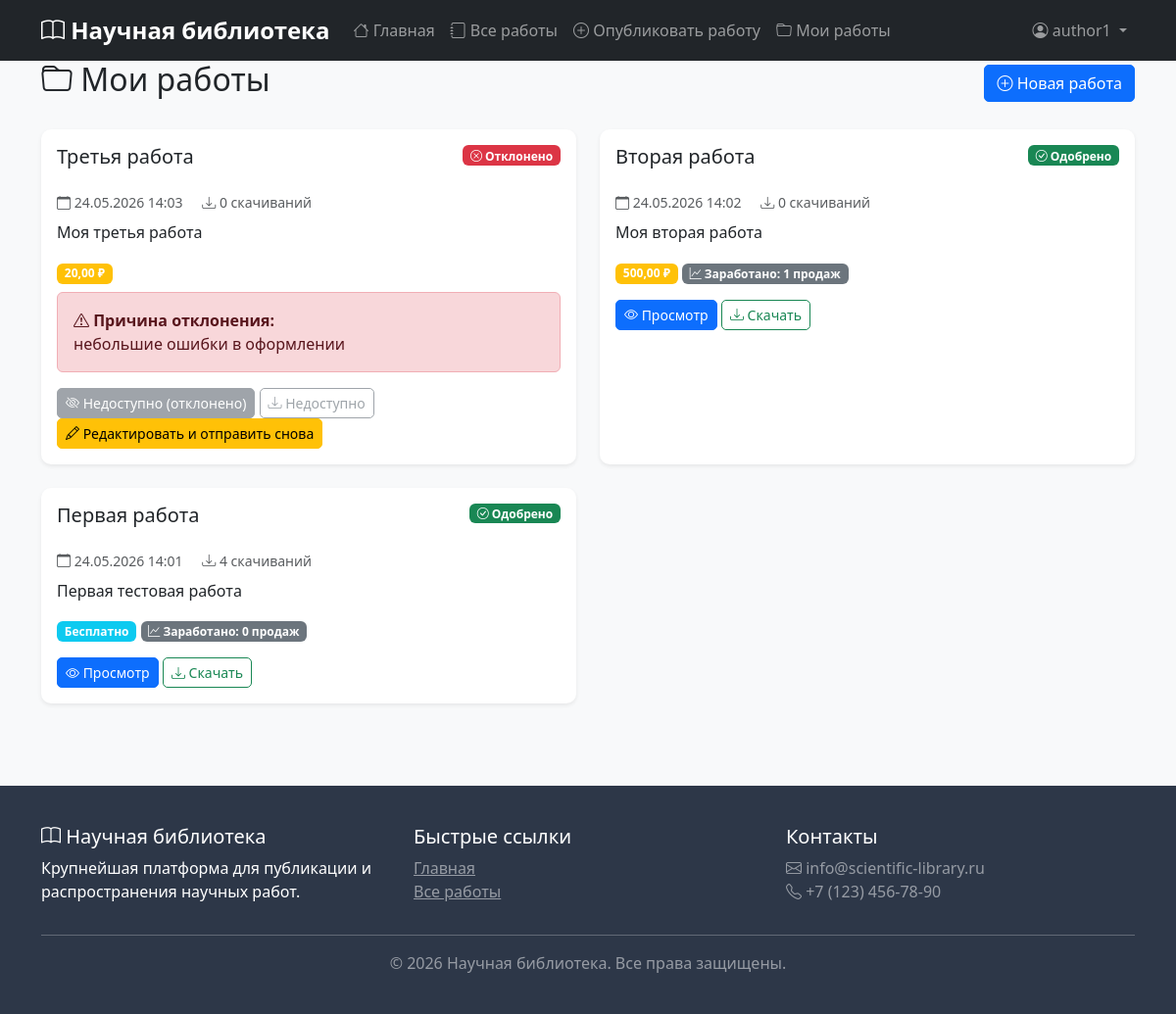
The page /works/my-works/ (signed in) on the database as committed earlier.
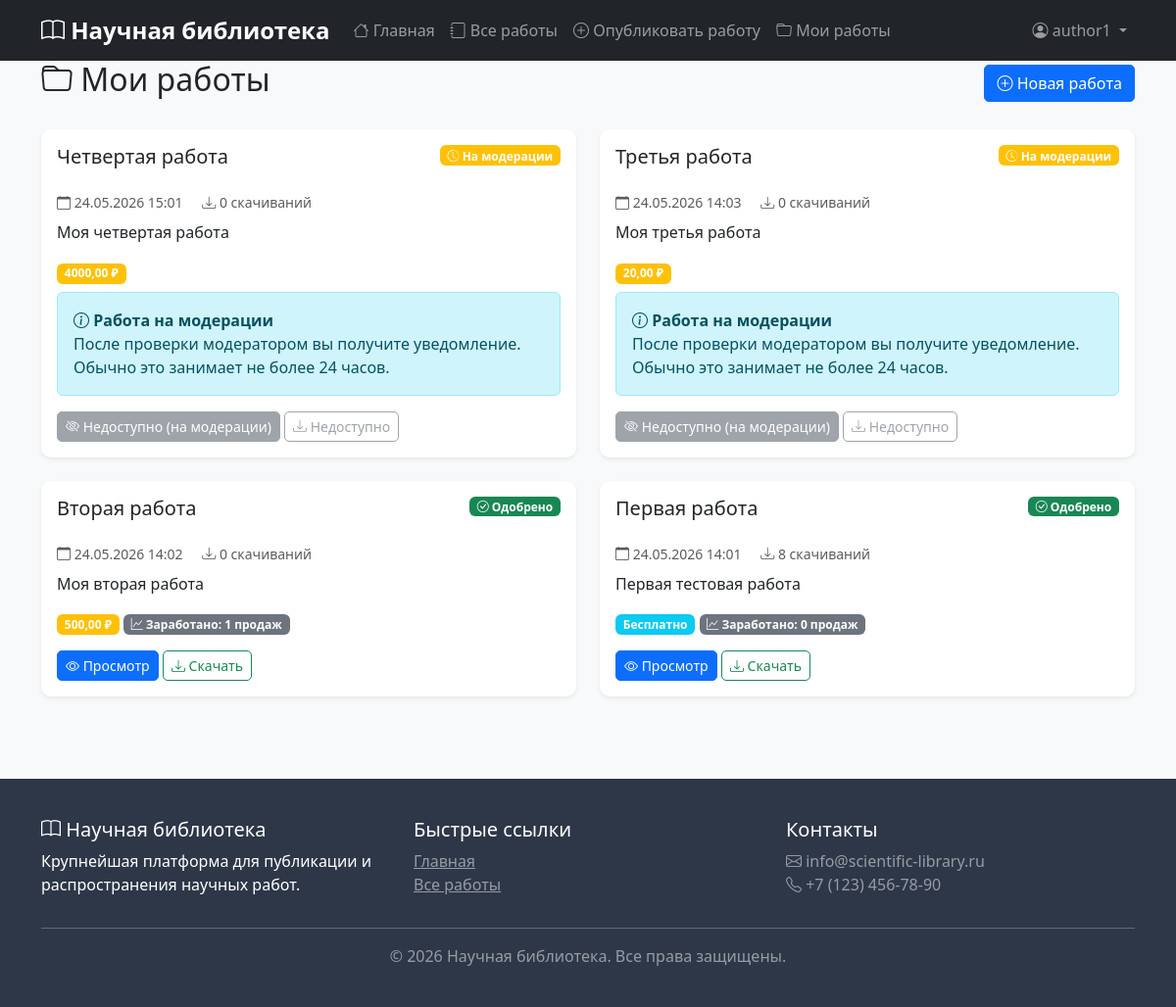
The same page on the database as committed later.
### works/models.py (models this page shows, shortened)
class Work(models.Model):
    STATUS_CHOICES = [
        ('pending', 'На модерации'),
        ('approved', 'Одобрено'),
        ('rejected', 'Отклонено'),
    ]
    title = models.CharField(max_length=200, verbose_name="Название")
    description = models.TextField(verbose_name="Описание")
    author = models.ForeignKey(
        settings.AUTH_USER_MODEL,
        on_delete=models.CASCADE,
        related_name='works',
        verbose_name="Автор"
    )
    categories = models.ManyToManyField(
        Category,
        related_name='works',
        blank=True,
        verbose_name="Категории"
    )
    file = models.FileField(upload_to='works/%Y/%m/%d/', verbose_name="Файл работы", null=True, blank=True)
    price = models.DecimalField(max_digits=10, decimal_places=2, default=0, verbose_name="Цена")
    moderation_status = models.CharField(max_length=20, choices=STATUS_CHOICES, default='pending')
    moderation_comment = models.TextField(blank=True)
    created_at = models.DateTimeField(auto_now_add=True)
    updated_at = models.DateTimeField(auto_now=True)
    published_at = models.DateTimeField(null=True, blank=True)
    downloads_count = models.PositiveIntegerField(default=0)
    class Meta:
        ordering = ['-created_at']
        verbose_name = "Работа"
        verbose_name_plural = "Работы"
    def is_free(self):
        return self.price == 0

class Purchase(models.Model):
    user = models.ForeignKey(settings.AUTH_USER_MODEL, on_delete=models.CASCADE, related_name='purchases')
    work = models.ForeignKey(Work, on_delete=models.CASCADE, related_name='purchases')
    amount = models.DecimalField(max_digits=10, decimal_places=2)
    commission = models.DecimalField(max_digits=10, decimal_places=2, default=0)
    author_share = models.DecimalField(max_digits=10, decimal_places=2, default=0)
    purchase_date = models.DateTimeField(auto_now_add=True)
    class Meta:
        unique_together = ['user', 'work']
        verbose_name = "Покупка"
        verbose_name_plural = "Покупки"

### works/views.py (the view)
# urls.py: path('my-works/', views.my_works, name='my_works'),
@login_required
def my_works(request):
    works = request.user.works.all().order_by('-created_at')
    return render(request, 'works/my_works.html', {'works': works})

### accounts/models.py (called while the page is built)
    def can_publish(self):
        return self.role in ['author', 'moderator', 'admin']

    def is_moderator(self):
        return self.role in ['moderator', 'admin']

### templates/works/my_works.html (shortened to what the changed rows need)
{% extends 'base.html' %}
{% load static %}
{% block content %}
<div class="container">
    <div class="d-flex justify-content-between align-items-center mb-4">
        <h2><i class="bi bi-folder"></i> Мои работы</h2>
    </div>
    <div class="row">
        {% for work in works %}
            <div class="col-md-6 mb-4">
                <div class="card border-0 shadow-sm h-100">
                    <div class="card-body">
                        <div class="d-flex justify-content-between align-items-start mb-3">
                            <h5 class="card-title">{{ work.title }}</h5>
                            {% if work.moderation_status == 'approved' %}
                                <span class="badge bg-success">
                                    <i class="bi bi-check-circle"></i> Одобрено
                                </span>
                            {% elif work.moderation_status == 'rejected' %}
                                <span class="badge bg-danger">
                                    <i class="bi bi-x-circle"></i> Отклонено
                                </span>
                            {% else %}
                                <span class="badge bg-warning">
                                    <i class="bi bi-clock-history"></i> На модерации
                                </span>
                            {% endif %}
                        </div>
                        <p class="card-text text-muted small mb-2">
                            <i class="bi bi-calendar"></i> {{ work.created_at|date:"d.m.Y H:i" }}
                            <span class="ms-3">
                                <i class="bi bi-download"></i> {{ work.downloads_count }} скачиваний
                            </span>
                        </p>
                        <p class="card-text">{{ work.description|truncatewords:30 }}</p>
                        <div class="mb-2">
                            {% if work.is_free %}
                                <span class="badge bg-info">Бесплатно</span>
                            {% else %}
                                <span class="badge bg-warning">{{ work.price }} ₽</span>
                            {% endif %}
                            {% if work.moderation_status == 'approved' %}
                                <span class="badge bg-secondary">
                                    <i class="bi bi-graph-up"></i> Заработано:
                                    {% with total=work.purchases.all|length %}
                                        {% if total > 0 %}
                                            {{ work.purchases.all|length }} продаж
                                        {% else %}
                                            0 продаж
                                        {% endif %}
                                    {% endwith %}
                                </span>
                            {% endif %}
                        </div>
                        {% if work.moderation_status == 'rejected' and work.moderation_comment %}
                            <div class="alert alert-danger mt-2">
                                <strong><i class="bi bi-exclamation-triangle"></i> Причина отклонения:</strong><br>
                                {{ work.moderation_comment }}
                            </div>
                        {% endif %}
                        {% if work.moderation_status == 'pending' %}
                            <div class="alert alert-info mt-2">
                                <i class="bi bi-info-circle"></i>
                                <strong>Работа на модерации</strong><br>
                                После проверки модератором вы получите уведомление.
                                Обычно это занимает не более 24 часов.
                            </div>
                        {% endif %}
                        <div class="mt-3">
                            {% if work.moderation_status == 'approved' %}
                                <a href="{% url 'works:work_detail' work.id %}" class="btn btn-sm btn-primary">
                                    <i class="bi bi-eye"></i> Просмотр
                                </a>
                                <a href="{% url 'works:download_work' work.id %}" class="btn btn-sm btn-outline-success">
                                    <i class="bi bi-download"></i> Скачать
                                </a>
                            {% elif work.moderation_status == 'pending' %}
                                <button class="btn btn-sm btn-secondary" disabled>
                                    <i class="bi bi-eye-slash"></i> Недоступно (на модерации)
                                </button>
                                <button class="btn btn-sm btn-outline-secondary" disabled>
                                    <i class="bi bi-download"></i> Недоступно
                                </button>
                            {% elif work.moderation_status == 'rejected' %}
                                <button class="btn btn-sm btn-secondary" disabled>
                                    <i class="bi bi-eye-slash"></i> Недоступно (отклонено)
                                </button>
                                <button class="btn btn-sm btn-outline-secondary" disabled>
                                    <i class="bi bi-download"></i> Недоступно
                                </button>
                                <a href="{% url 'works:work_edit' work.id %}" class="btn btn-sm btn-warning">
                                    <i class="bi bi-pencil"></i> Редактировать и отправить снова
                                </a>
                            {% endif %}
                        </div>
                    </div>
                </div>
            </div>
        {% endfor %}
    </div>
</div>
{% endblock %}

Rows that differ between the two databases and show on the page:
added Work: title "Четвертая работа", moderation_status "pending" (drawn), created_at "24.05.2026 15:01", downloads_count "0", description "Моя четвертая работа", price "4000,00", shows "После проверки модератором вы получите уведомление. Обычно это занимает не более 24 часов."
changed Work "Третья работа": moderation_comment "небольшие ошибки в оформлении" → (not shown); moderation_status "Отклонено Причина отклонения: Недоступно (отклонено) Редактировать и отправить снова" → "На модерации Работа на модерации После проверки модератором вы получите уведомление. Обычно это занимает не более 24 часов. Недоступно (на модерации)"
changed Work "Первая работа": downloads_count "4" → "8"
